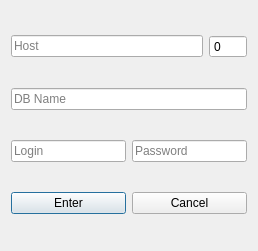
<?xml version="1.0" encoding="UTF-8"?>
<ui version="4.0">
 <class>NameInput</class>
 <widget class="QDialog" name="NameInput">
  <property name="geometry">
   <rect>
    <x>0</x>
    <y>0</y>
    <width>258</width>
    <height>251</height>
   </rect>
  </property>
  <property name="windowTitle">
   <string>Dialog</string>
  </property>
  <layout class="QHBoxLayout" name="horizontalLayout_5">
   <item>
    <layout class="QVBoxLayout" name="verticalLayout">
     <item>
      <layout class="QHBoxLayout" name="horizontalLayout_6">
       <item>
        <widget class="QLineEdit" name="le_hostInput">
         <property name="inputMask">
          <string/>
         </property>
         <property name="text">
          <string/>
         </property>
         <property name="placeholderText">
          <string>Host</string>
         </property>
        </widget>
       </item>
       <item>
        <widget class="QSpinBox" name="sb_portInput">
         <property name="buttonSymbols">
          <enum>QAbstractSpinBox::NoButtons</enum>
         </property>
         <property name="keyboardTracking">
          <bool>true</bool>
         </property>
         <property name="maximum">
          <number>9999</number>
         </property>
         <property name="value">
          <number>0</number>
         </property>
        </widget>
       </item>
      </layout>
     </item>
     <item>
      <widget class="QLineEdit" name="le_dbInput">
       <property name="placeholderText">
        <string>DB Name</string>
       </property>
      </widget>
     </item>
     <item>
      <layout class="QHBoxLayout" name="horizontalLayout_3">
       <item>
        <widget class="QLineEdit" name="le_logInput">
         <property name="placeholderText">
          <string>Login</string>
         </property>
        </widget>
       </item>
       <item>
        <widget class="QLineEdit" name="le_passInput">
         <property name="inputMask">
          <string/>
         </property>
         <property name="echoMode">
          <enum>QLineEdit::Password</enum>
         </property>
         <property name="placeholderText">
          <string>Password</string>
         </property>
        </widget>
       </item>
      </layout>
     </item>
     <item>
      <layout class="QHBoxLayout" name="horizontalLayout_4">
       <item>
        <widget class="QPushButton" name="pb_enter">
         <property name="text">
          <string>Enter</string>
         </property>
        </widget>
       </item>
       <item>
        <widget class="QPushButton" name="pb_cancel">
         <property name="text">
          <string>Cancel</string>
         </property>
        </widget>
       </item>
      </layout>
     </item>
    </layout>
   </item>
  </layout>
 </widget>
 <resources/>
 <connections>
  <connection>
   <sender>pb_cancel</sender>
   <signal>clicked()</signal>
   <receiver>NameInput</receiver>
   <slot>open()</slot>
   <hints>
    <hint type="sourcelabel">
     <x>186</x>
     <y>215</y>
    </hint>
    <hint type="destinationlabel">
     <x>244</x>
     <y>11</y>
    </hint>
   </hints>
  </connection>
 </connections>
</ui>
